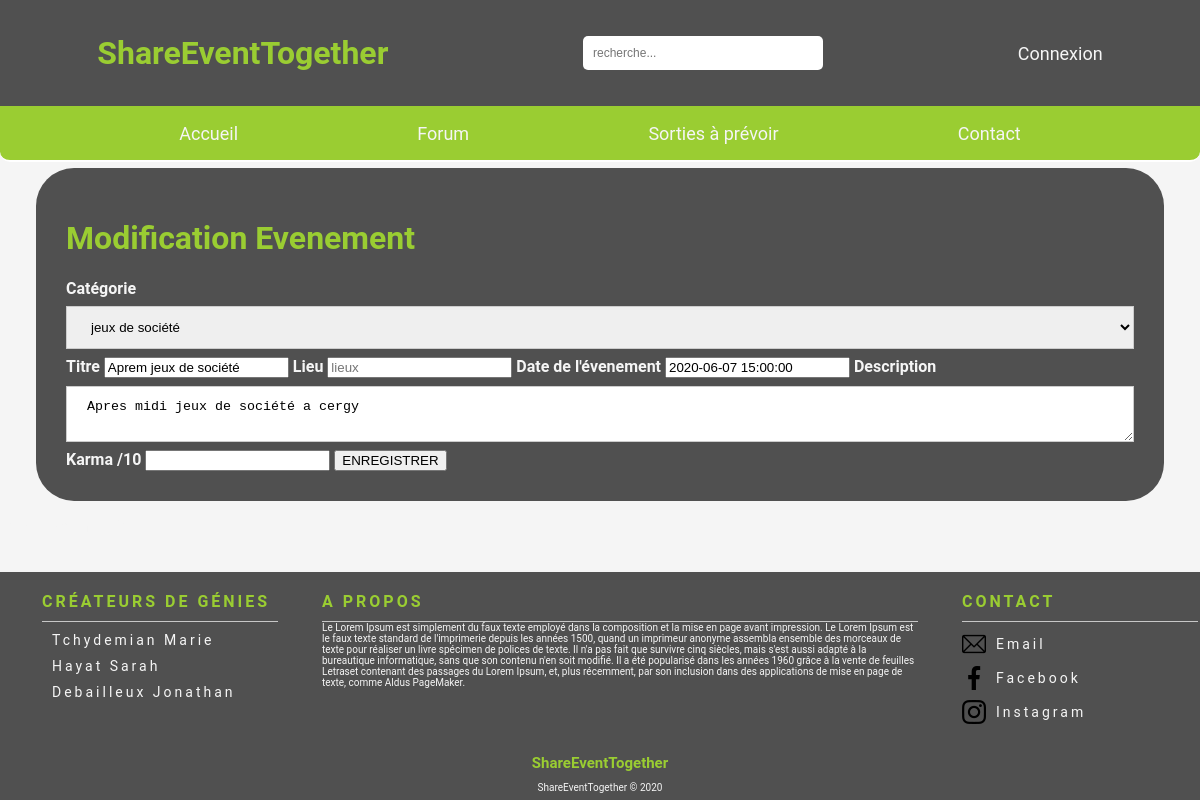
/php/karma.php?id_evenement=22, run on the app's committed database.
### tables this page shows
CREATE TABLE `evenements` (
  `id_evenement` int(11) NOT NULL,
  `id_utilisateur` int(11) NOT NULL,
  `date_poste` datetime NOT NULL DEFAULT CURRENT_TIMESTAMP,
  `description` text NOT NULL,
  `date_evenement` datetime NOT NULL,
  `titre_evenement` varchar(250) NOT NULL,
  `id_karma` int(11) DEFAULT NULL,
  `id_categorie` int(11) DEFAULT NULL,
  `adresse` varchar(250) NOT NULL,
  `code_postal` int(5) NOT NULL,
  `commune` varchar(250) NOT NULL,
  `x` float DEFAULT NULL,
  `y` float DEFAULT NULL
);

CREATE TABLE `categorie_evenements` (
  `id_categorie` int(11) NOT NULL,
  `nom_categorie` varchar(100) NOT NULL
);

### php/karma.php (the view, shortened to what this page needs)
<?php
require("../controllers/bdd.php");
if (isset($_SESSION['username'])) {
    require("headerConnect.php");
} else {
    require("headerDisconnect.php");
}
$id_evenement = $_GET['id_evenement'];
$reponse = $bdd->query('SELECT e.*, ce.* FROM evenements as e left join categorie_evenements as ce
on e.id_categorie = ce.id_categorie
where id_evenement = "' . $id_evenement . '"');
while ($donnees = $reponse->fetch()) {
    $description = $donnees['description'];
    $date_evenement = $donnees['date_evenement'];
    $titre_evenement = $donnees['titre_evenement'];
    $lieu = $donnees['lieu'];
?>
<!DOCTYPE html>
<html lang="fr">
<head>
    <link rel="stylesheet" href="../assets/css/connect.css"/>
</head>
<form action="#" method="post" class="container fond">
    <h1> Modification Evenement</h1>
    <label><b>Catégorie</b></label>
    <select name="categorie">
        <option value="<?php echo $donnees['$id_categorie'] ?>"><?php echo $donnees['nom_categorie'] ?></option>
    </select>
    <label><b>Titre</b></label>
    <input type="text" placeholder="titre" name="titre_evenement" value="<?php echo $titre_evenement ?>" readonly>
    <label><b>Lieu</b></label>
    <input type="text" placeholder="lieux" name="lieu" value="<?php echo $lieu ?>" readonly>
    <label><b>Date de l'évenement</b></label>
    <input type="datetime" name="date_evenement" value="<?php echo $date_evenement ?>" readonly>
    <label><b>Description</b></label></br>
    <textarea name="description" readonly><?php echo $description ?></textarea>
    <label><b>Karma /10</b></label>
    <input type="number" name="note" required>
    <input type="submit" id='enregistrer' value='ENREGISTRER'>
</form>
<?php
}
require("footer.php");
?>

### assets/css/headerConnect.css (style rules this page uses)
h1 { color: yellowgreen; }

### assets/css/connect.css (style rules this page uses)
.fond { margin-left: 3%; margin-right: 3%; padding: 30px; background: #505050 !important; border-radius: 38px; top: 195px; }
.container_connect input, textarea, select { width: 100%; padding: 12px 20px; margin: 8px 0; display: inline-block; border: 1px solid #ccc; box-sizing: border-box; }

### data on the page
evenements: categorie "jeux de société", titre_evenement "Aprem jeux de société", date_evenement "2020-06-07 15:00:00", description "Apres midi jeux de société a cergy"
